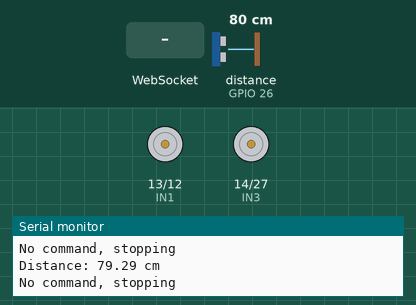
Simulated run of this sketch. Board: ESP32. On the bench: motor-driver pin pairs drawn as motors (green arrow = first pin HIGH = forward, orange = second pin HIGH = backward, longer = more drive), the last lines printed to the serial monitor. Wiring (inferred from the names in the program): ultrasonic range finder: trigger GPIO 25; echo GPIO 26. The inputs (shaded band) are chosen by the test bench; at power-on: distance to the obstacle (sensor on GPIO 26) 80 cm. The echo pulse lasts 58.3 µs per cm.

Above: at 1.2 s.
1.3 s: WebSocket text "F" received
At 2.5 s:
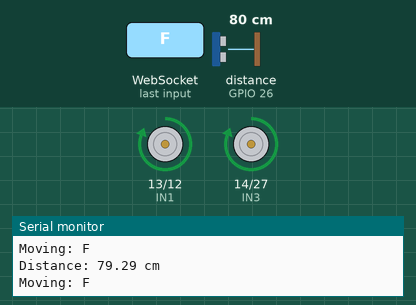
2.8 s: WebSocket text "B" received
At 4.0 s:
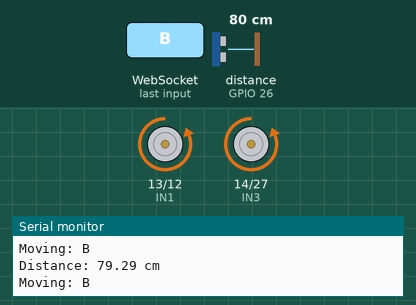
4.3 s: WebSocket text "L" received
At 4.6 s:
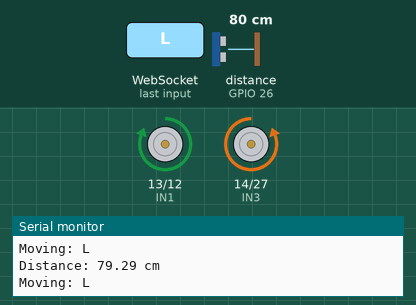
5.8 s: WebSocket text "R" received
At 6.2 s:
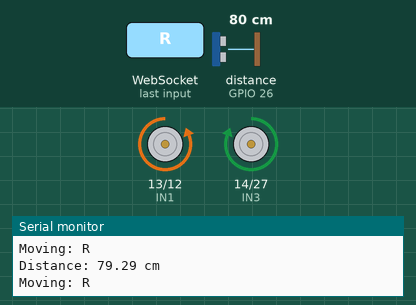
7.3 s: distance to the obstacle (sensor on GPIO 26) set to 22 cm
8.8 s: distance to the obstacle (sensor on GPIO 26) set to 18 cm
At 10.1 s:
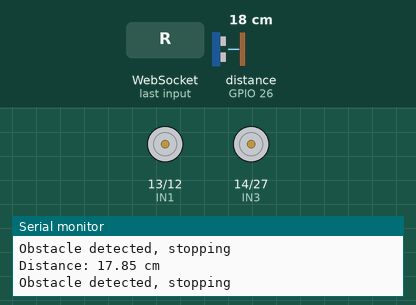
Timing chart, 0 to 11.4 s (numbered marks = the images above; inputs shaded):
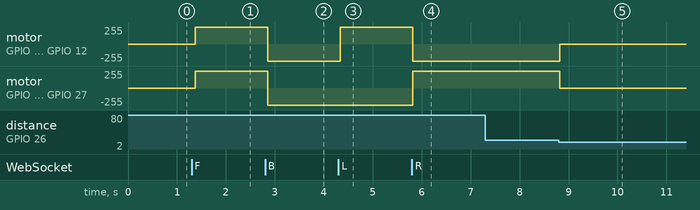

Measured:
- the behaviour switches between 21 and 20 cm on distance to the obstacle (sensor on GPIO 26) (found by bisection; images 4 and 5)
- after the input at 1.3 s, motor on GPIO 13 (IN1) / GPIO 12 (IN2), motor on GPIO 14 (IN3) / GPIO 27 (IN4): stopped → forward 255/255 after 0.07 s
- after the input at 2.8 s, motor on GPIO 13 (IN1) / GPIO 12 (IN2), motor on GPIO 14 (IN3) / GPIO 27 (IN4): forward 255/255 → backward 255/255 after 0.05 s
- after the input at 4.3 s, motor on GPIO 13 (IN1) / GPIO 12 (IN2): backward 255/255 → forward 255/255 at once
- after the input at 5.8 s, motor on GPIO 13 (IN1) / GPIO 12 (IN2): forward 255/255 → backward 255/255 at once; motor on GPIO 14 (IN3) / GPIO 27 (IN4): backward 255/255 → forward 255/255 at once
- after the input at 8.8 s, motor on GPIO 13 (IN1) / GPIO 12 (IN2): backward 255/255 → stopped at once; motor on GPIO 14 (IN3) / GPIO 27 (IN4): forward 255/255 → stopped at once

The sketch:

wheelchair_base.ino
```cpp
#include <WiFi.h>
#include <WebServer.h>
#include <WebSocketsServer.h>

WebServer server(80);
WebSocketsServer webSocket = WebSocketsServer(81);

// Wi-Fi Credentials
const char* ssid = "GyroCar";
const char* password = "12345678";

// Motor control pins
#define IN1 13
#define IN2 12
#define IN3 14
#define IN4 27

// Ultrasonic sensor pins
#define TRIG_PIN 25
#define ECHO_PIN 26

// Global variables
char lastCommand = 'S'; // Last received command
unsigned long lastDistanceCheck = 0; // For timing distance checks

void setup() {
  Serial.begin(115200);

  // Initialize motor pins
  pinMode(IN1, OUTPUT);
  pinMode(IN2, OUTPUT);
  pinMode(IN3, OUTPUT);
  pinMode(IN4, OUTPUT);

  // Initialize ultrasonic sensor pins
  pinMode(TRIG_PIN, OUTPUT);
  pinMode(ECHO_PIN, INPUT);
  digitalWrite(TRIG_PIN, LOW);

  // Start Wi-Fi AP
  WiFi.softAP(ssid, password);
  Serial.print("AP IP: ");
  Serial.println(WiFi.softAPIP());

  // WebSocket and HTTP server
  webSocket.begin();
  webSocket.onEvent(webSocketEvent);
  server.on("/", HTTP_GET, handleRoot);
  server.begin();

  stop(); // Initialize stopped
}

void loop() {
  webSocket.loop();
  server.handleClient();

  // Check distance every 100ms
  if (millis() - lastDistanceCheck >= 100) {
    float distance = getDistanceCM();
    Serial.print("Distance: ");
    Serial.print(distance);
    Serial.println(" cm");

    if (distance <= 20.0) {
      stop();
      Serial.println("Obstacle detected, stopping");
    } else {
      if (lastCommand != 'S') {
        switch (lastCommand) {
          case 'F': forward(); break;
          case 'B': backward(); break;
          case 'L': left(); break;
          case 'R': right(); break;
        }
        Serial.print("Moving: ");
        Serial.println(lastCommand);
      } else {
        stop();
        Serial.println("No command, stopping");
      }
    }
    lastDistanceCheck = millis();
  }
}

float getDistanceCM() {
  digitalWrite(TRIG_PIN, LOW);
  delayMicroseconds(2);
  digitalWrite(TRIG_PIN, HIGH);
  delayMicroseconds(10);
  digitalWrite(TRIG_PIN, LOW);
  long duration = pulseIn(ECHO_PIN, HIGH);
  return duration * 0.034 / 2;
}

void webSocketEvent(uint8_t num, WStype_t type, uint8_t* payload, size_t length) {
  switch (type) {
    case WStype_TEXT:
      char cmd = (char)payload[0];
      Serial.print("[RECEIVED] Command: ");
      Serial.println(cmd);
      lastCommand = cmd;
      break;
  }
}

// Motor control functions
void forward() { digitalWrite(IN1, HIGH); digitalWrite(IN2, LOW); digitalWrite(IN3, HIGH); digitalWrite(IN4, LOW); }
void backward() { digitalWrite(IN1, LOW); digitalWrite(IN2, HIGH); digitalWrite(IN3, LOW); digitalWrite(IN4, HIGH); }
void left() { digitalWrite(IN1, HIGH); digitalWrite(IN2, LOW); digitalWrite(IN3, LOW); digitalWrite(IN4, HIGH); }
void right() { digitalWrite(IN1, LOW); digitalWrite(IN2, HIGH); digitalWrite(IN3, HIGH); digitalWrite(IN4, LOW); }
void stop() { digitalWrite(IN1, LOW); digitalWrite(IN2, LOW); digitalWrite(IN3, LOW); digitalWrite(IN4, LOW); }

void handleRoot() {
  server.send(200, "text/html",
    "<!DOCTYPE html>"
    "<html lang=\"en\">"
    "<head>"
    "<meta charset=\"UTF-8\">"
    "<meta name=\"viewport\" content=\"width=device-width, initial-scale=1.0, maximum-scale=1.0, user-scalable=no\">"
    "<title>Gyro Car Control</title>"
    "<style>"
    "* {"
    "  margin: 0;"
    "  padding: 0;"
    "  box-sizing: border-box;"
    "}"
    "body {"
    "  font-family: 'Segoe UI', Tahoma, Geneva, Verdana, sans-serif;"
    "  min-height: 100vh;"
    "  display: flex;"
    "  flex-direction: column;"
    "  justify-content: center;"
    "  align-items: center;"
    "  background: linear-gradient(135deg, #1e3c72 0%, #2a5298 100%);"
    "  padding: 20px;"
    "}"
    ".container {"
    "  width: 100%;"
    "  max-width: 500px;"
    "  background: rgba(255, 255, 255, 0.95);"
    "  padding: 2rem;"
    "  border-radius: 20px;"
    "  box-shadow: 0 10px 30px rgba(0, 0, 0, 0.2);"
    "}"
    "h1 {"
    "  color: #2a5298;"
    "  margin-bottom: 2rem;"
    "  font-size: 2rem;"
    "  text-align: center;"
    "}"
    ".grid {"
    "  display: grid;"
    "  grid-template-columns: repeat(2, 1fr);"
    "  gap: 1rem;"
    "  margin-bottom: 1rem;"
    "}"
    "button {"
    "  padding: 1.5rem;"
    "  font-size: 1.1rem;"
    "  border: none;"
    "  border-radius: 12px;"
    "  color: white;"
    "  cursor: pointer;"
    "  transition: all 0.3s ease;"
    "  display: flex;"
    "  align-items: center;"
    "  justify-content: center;"
    "  gap: 0.5rem;"
    "  text-transform: uppercase;"
    "  font-weight: 600;"
    "}"
    "button:hover {"
    "  transform: translateY(-2px);"
    "  box-shadow: 0 5px 15px rgba(0, 0, 0, 0.2);"
    "}"
    "button:active {"
    "  transform: translateY(0);"
    "}"
    ".forward { background: #00b894; }"
    ".backward { background: #e17055; }"
    ".left { background: #0984e3; }"
    ".right { background: #6c5ce7; }"
    ".stop { background: #d63031; grid-column: span 2; }"
    "@media (max-width: 480px) {"
    "  .container {"
    "    padding: 1.5rem;"
    "    border-radius: 15px;"
    "  }"
    "  button {"
    "    padding: 1.2rem;"
    "    font-size: 1rem;"
    "  }"
    "  h1 {"
    "    font-size: 1.75rem;"
    "  }"
    "}"
    "</style>"
    "</head>"
    "<body>"
    "  <div class=\"container\">"
    "    <h1>🚗 Gyro Car Control</h1>"
    "    <div class=\"grid\">"
    "      <button class=\"forward\" onclick=\"sendCmd('F')\">▲ Forward</button>"
    "      <button class=\"backward\" onclick=\"sendCmd('B')\">▼ Backward</button>"
    "      <button class=\"left\" onclick=\"sendCmd('L')\">◀ Left</button>"
    "      <button class=\"right\" onclick=\"sendCmd('R')\">▶ Right</button>"
    "      <button class=\"stop\" onclick=\"sendCmd('S')\">⏹ Stop</button>"
    "    </div>"
    "  </div>"
    "<script>"
    "const ws = new WebSocket('ws://' + location.hostname + ':81/');"
    "ws.onopen = () => console.log('Connected to controller');"
    "ws.onclose = () => alert('Connection lost! Refresh page.');"
    "ws.onerror = (err) => console.error('WebSocket error:', err);"
    "function sendCmd(cmd) { ws.send(cmd); }"
    "</script>"
    "</body>"
    "</html>"
  );
}
```
